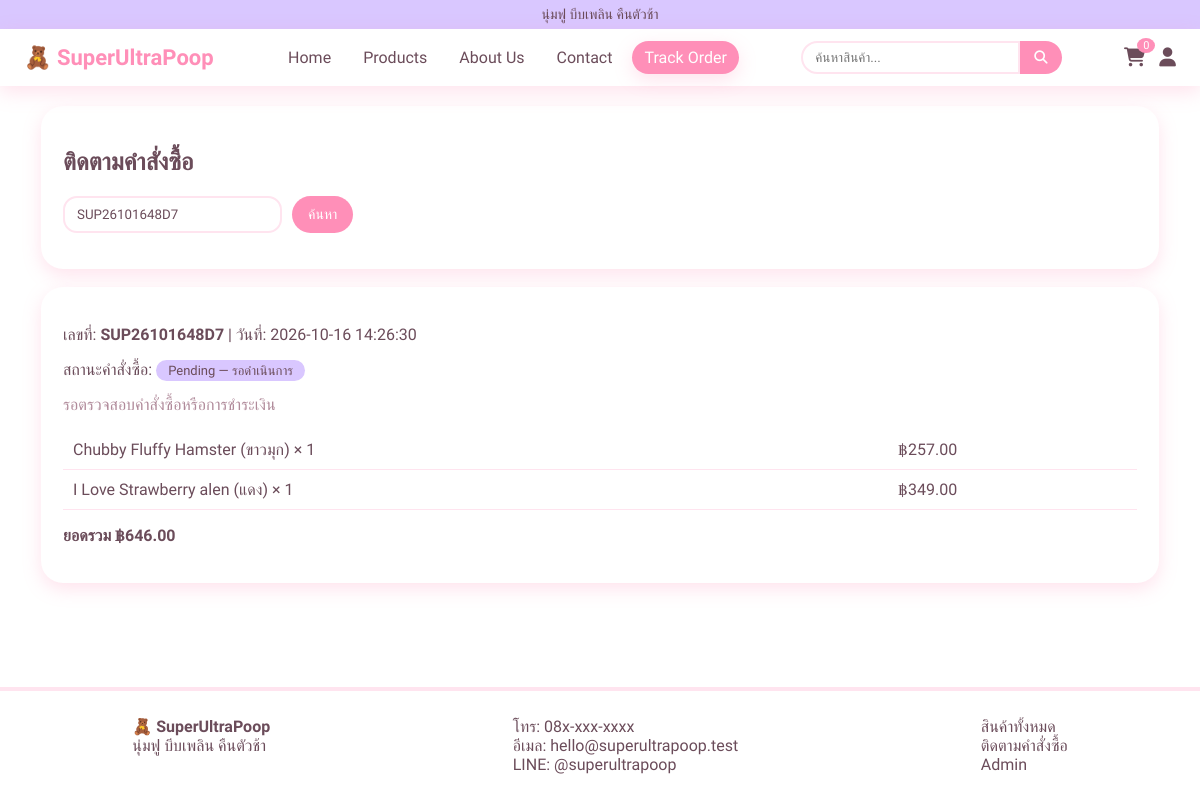
/track-order.php?no=SUP26101648D7, run on the app's committed database.
### tables this page shows
CREATE TABLE `orders` (
  `id` int(11) NOT NULL,
  `order_no` varchar(20) NOT NULL,
  `user_id` int(11) DEFAULT NULL,
  `customer_name` varchar(120) NOT NULL,
  `phone` varchar(20) NOT NULL,
  `address` text NOT NULL,
  `province` varchar(80) NOT NULL,
  `district` varchar(80) NOT NULL,
  `subdistrict` varchar(80) NOT NULL DEFAULT '',
  `postcode` varchar(10) NOT NULL,
  `subtotal` decimal(10,2) NOT NULL,
  `shipping` decimal(10,2) NOT NULL DEFAULT 0.00,
  `total` decimal(10,2) NOT NULL,
  `payment_method` enum('transfer','cod') NOT NULL,
  `status` enum('Pending','Paid','Processing','Shipped','Completed','Cancelled') NOT NULL DEFAULT 'Pending',
  `tracking_no` varchar(60) DEFAULT NULL,
  `stock_restored` tinyint(1) NOT NULL DEFAULT 0,
  `created_at` timestamp NOT NULL DEFAULT current_timestamp()
);

CREATE TABLE `order_items` (
  `id` int(11) NOT NULL,
  `order_id` int(11) NOT NULL,
  `product_id` int(11) DEFAULT NULL,
  `product_name` varchar(160) NOT NULL,
  `variant` varchar(60) DEFAULT NULL,
  `price` decimal(10,2) NOT NULL,
  `qty` int(11) NOT NULL
);

### includes/functions.php (called while the page is built, shortened)
<?php
function h($s) { return htmlspecialchars((string)$s, ENT_QUOTES, 'UTF-8'); }
function money($n) { return '฿' . number_format((float)$n, 2); }
function order_statuses() {
    return [
        'Pending' => ['label' => 'รอดำเนินการ', 'description' => 'รอตรวจสอบคำสั่งซื้อหรือการชำระเงิน'],
        'Paid' => ['label' => 'ชำระเงินแล้ว', 'description' => 'บันทึกการชำระเงินที่ตรวจสอบแล้ว'],
        'Processing' => ['label' => 'กำลังเตรียมสินค้า', 'description' => 'แพ็กสินค้าและเตรียมจัดส่ง'],
        'Shipped' => ['label' => 'จัดส่งแล้ว', 'description' => 'บันทึกเลขพัสดุให้ลูกค้าติดตาม'],
        'Completed' => ['label' => 'สำเร็จ', 'description' => 'คำสั่งซื้อเสร็จสมบูรณ์'],
        'Cancelled' => ['label' => 'ยกเลิก', 'description' => 'คำสั่งซื้อถูกยกเลิก'],
    ];
}
function order_status_label($status) {
    $statuses = order_statuses();
    return $statuses[$status]['label'] ?? (string)$status;
}
function order_status_description($status) {
    $statuses = order_statuses();
    return $statuses[$status]['description'] ?? 'ไม่ทราบสถานะคำสั่งซื้อ';
}
    ?>

### track-order.php (the view, shortened to what this page needs)
<?php
$pageTitle = 'Track Order'; require 'includes/header.php';
$no = trim($_GET['no'] ?? ''); $o = null;
if ($no !== '') { $st = $pdo->prepare("SELECT * FROM orders WHERE order_no=?"); $st->execute([$no]); $o = $st->fetch(); }
?>
<section class="box">
  <h1>ติดตามคำสั่งซื้อ</h1>
  <form class="filters"><input name="no" value="<?= h($no) ?>" placeholder="เลขที่คำสั่งซื้อ เช่น SUP260101ABCD"><button class="btn">ค้นหา</button></form>
</section>
<?php if ($o): $it = $pdo->prepare("SELECT * FROM order_items WHERE order_id=?"); $it->execute([$o['id']]); ?>
<div class="box">
  <p>เลขที่: <b><?= h($o['order_no']) ?></b> | วันที่: <?= h($o['created_at']) ?></p>
  <p>สถานะคำสั่งซื้อ: <span class="status"><?= h($o['status']) ?> — <?= h(order_status_label($o['status'])) ?></span></p>
  <p class="muted"><?= h(order_status_description($o['status'])) ?></p>
  <table><?php foreach ($it->fetchAll() as $i): ?><tr><td><?= h($i['product_name']) ?><?= $i['variant'] ? ' (' . h($i['variant']) . ')' : '' ?> × <?= (int)$i['qty'] ?></td><td><?= money($i['price'] * $i['qty']) ?></td></tr><?php endforeach; ?></table>
  <p><b>ยอดรวม <?= money($o['total']) ?></b></p>
</div><?php endif; require 'includes/footer.php'; ?>

### assets/css/style.css (style rules this page uses)
:root { --pink:#ff8fb8;--pink2:#ffe4ef;--blue:#cfe8ff;--cream:#fff8ec;--purple:#d9c7ff;--text:#6b4c5a;--shadow:0 6px 18px rgba(255,143,184,.25) }
* { box-sizing:border-box }
body { margin:0;min-height:100vh;display:flex;flex-direction:column;font-family:'Mali',Tahoma,sans-serif;background:transparent;color:var(--text);cursor:url('../images/magic-wand-cursor.svg') 46 6,auto }
body :is(a,button,[role="button"],select) { cursor:url('../images/magic-wand-cursor.svg') 46 6,pointer }
body :is(input,textarea,[contenteditable="true"]) { cursor:text }
.muted { color:#b08a9a }
.btn { display:inline-block;border:0;background:var(--pink);color:#fff;padding:9px 16px;border-radius:20px;cursor:pointer;font-family:inherit;font-size:14px;transition:.2s }
.filters { display:flex;gap:10px;flex-wrap:wrap;margin-bottom:14px }
input,select,textarea { font-family:inherit;padding:9px 12px;border:2px solid var(--pink2);border-radius:14px;background:#fff;color:var(--text);width:100% }
.filters input,.filters select { width:auto }
.box { background:#fff;border-radius:22px;padding:22px;box-shadow:var(--shadow);margin-bottom:18px }
table { width:100%;border-collapse:collapse }
th,td { padding:10px;text-align:left;border-bottom:1px solid var(--pink2) }
.status { padding:3px 12px;border-radius:12px;background:var(--purple);font-size:13px }

### data on the page
orders: order_no "SUP26101648D7", created_at "2026-10-16 14:26:30", status "Pending", status "รอดำเนินการ", status "รอตรวจสอบคำสั่งซื้อหรือการชำระเงิน", total "฿646.00"
order_items: product_name "Chubby Fluffy Hamster", variant "ขาวมุก", qty "1", money($i['price'] * $i['qty']) "฿257.00"
order_items: product_name "I Love Strawberry alen", variant "แดง", qty "1", money($i['price'] * $i['qty']) "฿349.00"

### other printed values
setting('announcement') "นุ่มฟู บีบเพลิน คืนตัวช้า"
setting('store_name', 'SuperUltraPoop') "SuperUltraPoop"
cart_count() "0"
setting('store_name') "SuperUltraPoop"
setting('contact_phone') "08x-xxx-xxxx"
setting('contact_email') "hello@superultrapoop.test"
setting('contact_line') "@superultrapoop"
